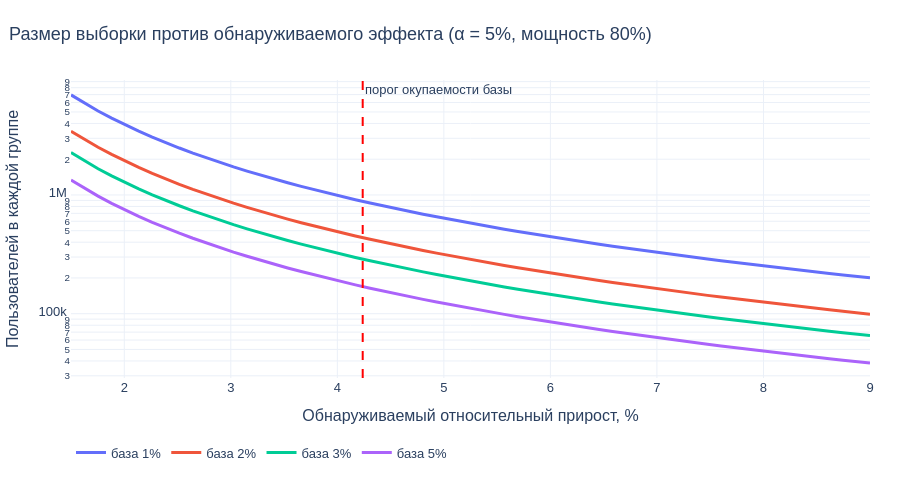

The cell this chart's notebook holds for it:
### Markdown cell above
## 3. Размер выборки: от чего зависит

### Code cell
LIFTS = [0.02, 0.03, M.loc['База', 'x'], x_be, M.loc['Оптимист', 'x']]
LAB = ['2%', '3%', f"x базы {M.loc['База', 'x']:.1%}", f"порог базы {x_be:.1%}", f"x оптимиста {M.loc['Оптимист', 'x']:.1%}"]
rows = []
for p0 in [0.01, 0.02, 0.03, 0.05]:
    rows.append([f'{p0:.0%}'] + [f'{n_per_arm(p0, l):,}' for l in LIFTS])
tbl = pd.DataFrame(rows, columns=['Базовая доля сделок'] + LAB).set_index('Базовая доля сделок')
display(tbl)

grid = np.linspace(0.015, 0.09, 60)
fig = go.Figure()
for p0 in [0.01, 0.02, 0.03, 0.05]:
    fig.add_scatter(x=grid * 100, y=[n_per_arm(p0, g) for g in grid], mode='lines', name=f'база {p0:.0%}', line=dict(width=3))
fig.add_vline(x=x_be * 100, line=dict(color='red', dash='dash'), annotation_text='порог окупаемости базы')
fig.update_yaxes(type='log', title='Пользователей в каждой группе'); fig.update_xaxes(title='Обнаруживаемый относительный прирост, %')
pshow(fig, 'sample_size', 'Размер выборки против обнаруживаемого эффекта (α = 5%, мощность 80%)')

f, ax = plt.subplots(figsize=(9.5, 5))
for p0 in [0.01, 0.02, 0.03, 0.05]: ax.plot(grid * 100, [n_per_arm(p0, g) for g in grid], lw=2.5, label=f'база {p0:.0%}')
ax.axvline(x_be * 100, color='red', ls='--'); ax.set_yscale('log'); ax.set_xlabel('Обнаруживаемый относительный прирост, %'); ax.set_ylabel('Пользователей в каждой группе')
ax.set_title('Размер выборки против обнаруживаемого эффекта'); ax.legend(); mshow(f, 'sample_size')
